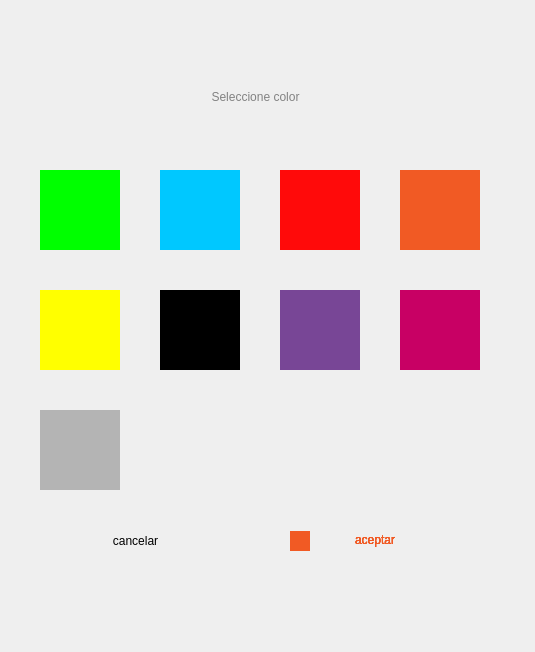
   <widget class="QWidget" name="widget_pantalla_ajustes_widget_colores" native="true">
    <property name="geometry">
     <rect>
      <x>4300</x>
      <y>700</y>
      <width>535</width>
      <height>652</height>
     </rect>
    </property>
    <property name="styleSheet">
     <string notr="true">border-image: url(:/icons/ventana_emergente_4.png);</string>
    </property>
    <widget class="QLabel" name="l_widget_colores_text">
     <property name="geometry">
      <rect>
       <x>120</x>
       <y>60</y>
       <width>271</width>
       <height>73</height>
      </rect>
     </property>
     <property name="styleSheet">
      <string notr="true">

border-image: url(:/icons/fondo_transparente.png);
font: 22pt &quot;Alegreya Sans&quot;;
color: rgb(130, 130, 130);</string>
     </property>
     <property name="text">
      <string>Seleccione color</string>
     </property>
     <property name="alignment">
      <set>Qt::AlignCenter</set>
     </property>
    </widget>
    <widget class="QLabel_Button" name="pb_widget_colores_naranja">
     <property name="geometry">
      <rect>
       <x>400</x>
       <y>170</y>
       <width>80</width>
       <height>80</height>
      </rect>
     </property>
     <property name="styleSheet">
      <string notr="true">background-color: rgb(241, 90, 36);
background-image: url(:/icons/fondo_transparente.png);
border-image: url(:/icons/fondo_transparente.png);</string>
     </property>
     <property name="text">
      <string/>
     </property>
    </widget>
    <widget class="QLabel_Button" name="pb_widget_colores_azul">
     <property name="geometry">
      <rect>
       <x>160</x>
       <y>170</y>
       <width>80</width>
       <height>80</height>
      </rect>
     </property>
     <property name="styleSheet">
      <string notr="true">background-color: rgb(0, 200, 255);
background-image: url(:/icons/fondo_transparente.png);
border-image: url(:/icons/fondo_transparente.png);</string>
     </property>
     <property name="text">
      <string/>
     </property>
    </widget>
    <widget class="QLabel_Button" name="pb_widget_colores_rojo">
     <property name="geometry">
      <rect>
       <x>280</x>
       <y>170</y>
       <width>80</width>
       <height>80</height>
      </rect>
     </property>
     <property name="styleSheet">
      <string notr="true">background-color: rgb(255, 10, 10);
background-image: url(:/icons/fondo_transparente.png);
border-image: url(:/icons/fondo_transparente.png);</string>
     </property>
     <property name="text">
      <string/>
     </property>
    </widget>
    <widget class="QLabel_Button" name="pb_widget_colores_amarillo">
     <property name="geometry">
      <rect>
       <x>40</x>
       <y>290</y>
       <width>80</width>
       <height>80</height>
      </rect>
     </property>
     <property name="styleSheet">
      <string notr="true">background-color: rgb(255, 255, 0);
background-image: url(:/icons/fondo_transparente.png);
border-image: url(:/icons/fondo_transparente.png);</string>
     </property>
     <property name="text">
      <string/>
     </property>
    </widget>
    <widget class="QLabel_Button" name="pb_widget_colores_verde">
     <property name="geometry">
      <rect>
       <x>40</x>
       <y>170</y>
       <width>80</width>
       <height>80</height>
      </rect>
     </property>
     <property name="styleSheet">
      <string notr="true">background-color: rgb(0, 255, 0);
background-image: url(:/icons/fondo_transparente.png);
border-image: url(:/icons/fondo_transparente.png);</string>
     </property>
     <property name="text">
      <string/>
     </property>
    </widget>
    <widget class="QLabel_Button" name="pb_widget_colores_cancelar">
     <property name="geometry">
      <rect>
       <x>10</x>
       <y>490</y>
       <width>251</width>
       <height>101</height>
      </rect>
     </property>
     <property name="styleSheet">
      <string notr="true">border-image: url(:/icons/fondo_transparente.png);
font: 81 18pt &quot;Alegreya Sans SC ExtraBold&quot;;
color: rgb(0, 0, 0);
background-image: url(:/icons/fondo_transparente.png);</string>
     </property>
     <property name="text">
      <string>cancelar</string>
     </property>
     <property name="alignment">
      <set>Qt::AlignCenter</set>
     </property>
    </widget>
    <widget class="QLabel_Button" name="pb_widget_colores_aceptar_ECG_Curva">
     <property name="geometry">
      <rect>
       <x>250</x>
       <y>500</y>
       <width>250</width>
       <height>80</height>
      </rect>
     </property>
     <property name="styleSheet">
      <string notr="true">border-image: url(:/icons/fondo_transparente.png);
font: 81 18pt &quot;Alegreya Sans SC ExtraBold&quot;;
color: rgb(241, 90, 36);
background-image: url(:/icons/fondo_transparente.png);</string>
     </property>
     <property name="text">
      <string>aceptar</string>
     </property>
     <property name="alignment">
      <set>Qt::AlignCenter</set>
     </property>
    </widget>
    <widget class="QLabel" name="l_widget_colores_color_seleccionado">
     <property name="geometry">
      <rect>
       <x>290</x>
       <y>531</y>
       <width>20</width>
       <height>20</height>
      </rect>
     </property>
     <property name="styleSheet">
      <string notr="true">background-color: rgb(241, 90, 36);
background-image: url(:/icons/fondo_transparente.png);
border-image: url(:/icons/fondo_transparente.png);</string>
     </property>
     <property name="text">
      <string/>
     </property>
    </widget>
    <widget class="QLabel_Button" name="pb_widget_colores_aceptar_ECG_fondo">
     <property name="geometry">
      <rect>
       <x>250</x>
       <y>500</y>
       <width>250</width>
       <height>80</height>
      </rect>
     </property>
     <property name="styleSheet">
      <string notr="true">border-image: url(:/icons/fondo_transparente.png);
font: 81 18pt &quot;Alegreya Sans SC ExtraBold&quot;;
color: rgb(241, 90, 36);
background-image: url(:/icons/fondo_transparente.png);</string>
     </property>
     <property name="text">
      <string>aceptar</string>
     </property>
     <property name="alignment">
      <set>Qt::AlignCenter</set>
     </property>
    </widget>
    <widget class="QLabel_Button" name="pb_widget_colores_aceptar_Oxy1_Curva">
     <property name="geometry">
      <rect>
       <x>250</x>
       <y>500</y>
       <width>250</width>
       <height>80</height>
      </rect>
     </property>
     <property name="styleSheet">
      <string notr="true">border-image: url(:/icons/fondo_transparente.png);
font: 81 18pt &quot;Alegreya Sans SC ExtraBold&quot;;
color: rgb(241, 90, 36);
background-image: url(:/icons/fondo_transparente.png);</string>
     </property>
     <property name="text">
      <string>aceptar</string>
     </property>
     <property name="alignment">
      <set>Qt::AlignCenter</set>
     </property>
    </widget>
    <widget class="QLabel_Button" name="pb_widget_colores_aceptar_Oxy1_fondo">
     <property name="geometry">
      <rect>
       <x>250</x>
       <y>500</y>
       <width>250</width>
       <height>80</height>
      </rect>
     </property>
     <property name="styleSheet">
      <string notr="true">border-image: url(:/icons/fondo_transparente.png);
font: 81 18pt &quot;Alegreya Sans SC ExtraBold&quot;;
color: rgb(241, 90, 36);
background-image: url(:/icons/fondo_transparente.png);</string>
     </property>
     <property name="text">
      <string>aceptar</string>
     </property>
     <property name="alignment">
      <set>Qt::AlignCenter</set>
     </property>
    </widget>
    <widget class="QLabel_Button" name="pb_widget_colores_aceptar_Oxy2_Curva">
     <property name="geometry">
      <rect>
       <x>250</x>
       <y>500</y>
       <width>250</width>
       <height>80</height>
      </rect>
     </property>
     <property name="styleSheet">
      <string notr="true">border-image: url(:/icons/fondo_transparente.png);
font: 81 18pt &quot;Alegreya Sans SC ExtraBold&quot;;
color: rgb(241, 90, 36);
background-image: url(:/icons/fondo_transparente.png);</string>
     </property>
     <property name="text">
      <string>aceptar</string>
     </property>
     <property name="alignment">
      <set>Qt::AlignCenter</set>
     </property>
    </widget>
    <widget class="QLabel_Button" name="pb_widget_colores_aceptar_Oxy2_fondo">
     <property name="geometry">
      <rect>
       <x>250</x>
       <y>500</y>
       <width>250</width>
       <height>80</height>
      </rect>
     </property>
     <property name="styleSheet">
      <string notr="true">border-image: url(:/icons/fondo_transparente.png);
font: 81 18pt &quot;Alegreya Sans SC ExtraBold&quot;;
color: rgb(241, 90, 36);
background-image: url(:/icons/fondo_transparente.png);</string>
     </property>
     <property name="text">
      <string>aceptar</string>
     </property>
     <property name="alignment">
      <set>Qt::AlignCenter</set>
     </property>
    </widget>
    <widget class="QLabel_Button" name="pb_widget_colores_negro">
     <property name="geometry">
      <rect>
       <x>160</x>
       <y>290</y>
       <width>80</width>
       <height>80</height>
      </rect>
     </property>
     <property name="styleSheet">
      <string notr="true">background-color: rgb(0, 0, 0);
background-image: url(:/icons/fondo_transparente.png);
border-image: url(:/icons/fondo_transparente.png);</string>
     </property>
     <property name="text">
      <string/>
     </property>
    </widget>
    <widget class="QLabel_Button" name="pb_widget_colores_violeta">
     <property name="geometry">
      <rect>
       <x>280</x>
       <y>290</y>
       <width>80</width>
       <height>80</height>
      </rect>
     </property>
     <property name="styleSheet">
      <string notr="true">background-color: rgb(120, 70, 150);
background-image: url(:/icons/fondo_transparente.png);
border-image: url(:/icons/fondo_transparente.png);</string>
     </property>
     <property name="text">
      <string/>
     </property>
    </widget>
    <widget class="QLabel_Button" name="pb_widget_colores_rosado">
     <property name="geometry">
      <rect>
       <x>400</x>
       <y>290</y>
       <width>80</width>
       <height>80</height>
      </rect>
     </property>
     <property name="styleSheet">
      <string notr="true">background-color: rgb(200, 0, 100);
background-image: url(:/icons/fondo_transparente.png);
border-image: url(:/icons/fondo_transparente.png);</string>
     </property>
     <property name="text">
      <string/>
     </property>
    </widget>
    <widget class="QLabel_Button" name="pb_widget_colores_gris">
     <property name="geometry">
      <rect>
       <x>40</x>
       <y>410</y>
       <width>80</width>
       <height>80</height>
      </rect>
     </property>
     <property name="styleSheet">
      <string notr="true">background-color: rgb(180, 180, 180);
background-image: url(:/icons/fondo_transparente.png);
border-image: url(:/icons/fondo_transparente.png);</string>
     </property>
     <property name="text">
      <string/>
     </property>
    </widget>
   </widget>
